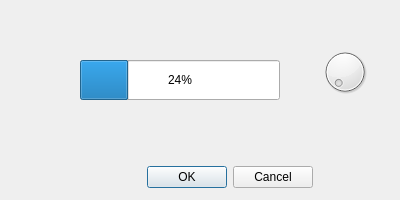
<?xml version="1.0" encoding="UTF-8"?>
<ui version="4.0">
 <class>Dialog</class>
 <widget class="QDialog" name="Dialog">
  <property name="geometry">
   <rect>
    <x>0</x>
    <y>0</y>
    <width>400</width>
    <height>200</height>
   </rect>
  </property>
  <property name="windowTitle">
   <string>Dialog</string>
  </property>
  <widget class="QDialogButtonBox" name="buttonBox">
   <property name="geometry">
    <rect>
     <x>80</x>
     <y>160</y>
     <width>233</width>
     <height>34</height>
    </rect>
   </property>
   <property name="standardButtons">
    <set>QDialogButtonBox::Cancel|QDialogButtonBox::Ok</set>
   </property>
  </widget>
  <widget class="QProgressBar" name="progressBar">
   <property name="geometry">
    <rect>
     <x>80</x>
     <y>60</y>
     <width>200</width>
     <height>40</height>
    </rect>
   </property>
   <property name="value">
    <number>24</number>
   </property>
  </widget>
  <widget class="QDial" name="dial">
   <property name="geometry">
    <rect>
     <x>320</x>
     <y>40</y>
     <width>50</width>
     <height>64</height>
    </rect>
   </property>
  </widget>
 </widget>
 <resources/>
 <connections/>
</ui>
